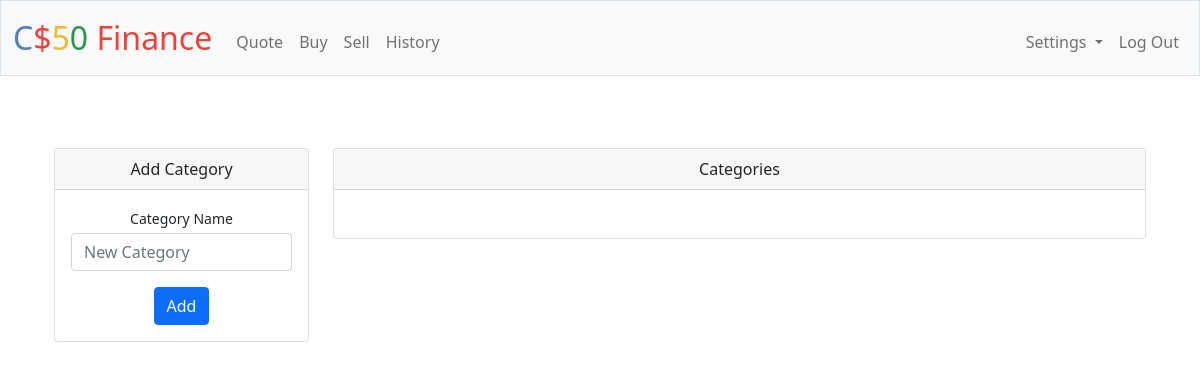
/personal (signed in), run on an earlier commit of the app's database.
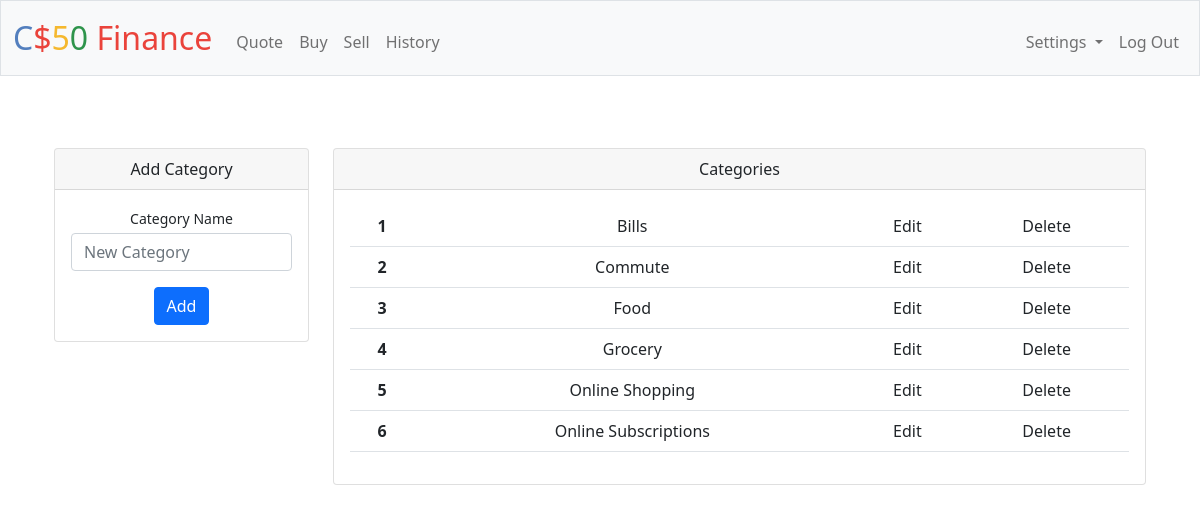
And on a later commit of the database.
### tables this page shows
CREATE TABLE categories (
    id INTEGER PRIMARY KEY AUTOINCREMENT NOT NULL,
    category TEXT NOT NULL,
    user_id INTEGER NOT NULL,
    FOREIGN KEY (user_id) REFERENCES users (id)
);

### app.py (the view)
@app.route("/personal", methods=["GET", "POST"])
@login_required
def personal():
    cat = db.execute("SELECT category FROM categories WHERE user_id=?", session["user_id"])
    categories = []
    for i in range(len(cat)):
        categories.append(cat[i]['category'])
    sorted_cat = sorted(categories)
    if request.method == "POST":
        if not request.form.get("category"):
            return apology("please add a category", 400)
        if request.form.get("category") in categories:
            return apology("category already exists", 400)
        db.execute("INSERT INTO categories (category,user_id) VALUES (?,?)", request.form.get("category"), session["user_id"])
        return redirect("/personal")
    else:
        return render_template("personal.html", sorted_cat=sorted_cat)

### app.py (called while the page is built)
@app.after_request
def after_request(response):
    response.headers["Cache-Control"] = "no-cache, no-store, must-revalidate"
    response.headers["Expires"] = 0
    response.headers["Pragma"] = "no-cache"
    return response

### helpers.py (called while the page is built)
def login_required(f):
    @wraps(f)
    def decorated_function(*args, **kwargs):
        if session.get("user_id") is None:
            return redirect("/login")
        return f(*args, **kwargs)
    return decorated_function

### templates/personal.html (shortened to what this page needs)
{% extends "layout.html" %}
{% block main %}
<div class="container-sm px-4 mt-4">
    <div class="row">
        <div class="col-xl-3">
            <div class="card mb-4">
                <div class="card-header">Add Category</div>
                <div class="card-body">
                    <form action="/personal" method="post">
                        <div class="mb-3">
                            <label class="small mb-1" for="category">Category Name</label>
                            <input class="form-control" id="category" name="category" type="text" placeholder="New Category">
                        </div>
                        <button class="btn btn-primary" type="submit">Add</button>
                    </form>
                </div>
            </div>
        </div>
        <div class="col-xl-9">
            <div class="card mb-3">
                <div class="card-header">Categories</div>
                <div class="card-body">
                    <form action="/personal" method="post">
                        <table class="table">
                            <tbody>
                                {% for line in sorted_cat %}
                                <tr>
                                  <th scope="row">{{loop.index}}</th>
                                  <td>{{line}}</td>
                                  <td>Edit</td>
                                  <td>Delete</td>
                                </tr>
                                {% endfor %}
                            </tbody>
                          </table>
                    </form>
                </div>
            </div>
        </div>
    </div>
</div>
{% endblock %}

### templates/layout.html (shortened to what this page needs)
<!DOCTYPE html>
<html lang="en">
    <head>
        <link href="https://cdn.jsdelivr.net/npm/bootstrap@5.1.3/dist/css/bootstrap.min.css" rel="stylesheet">
        <link href="/static/styles.css" rel="stylesheet">
    </head>
    <body>
        <nav class="bg-light border navbar navbar-expand-md navbar-light">
            <div class="container-fluid">
                <a class="navbar-brand" href="/"><span class="blue">C</span><span class="red">$</span><span class="yellow">5</span><span class="green">0</span> <span class="red">Finance</span></a>
                <div class="collapse navbar-collapse" id="navbar">
                    {% if session["user_id"] %}
                        <ul class="navbar-nav me-auto mt-2">
                            <li class="nav-item"><a class="nav-link" href="/quote">Quote</a></li>
                            <li class="nav-item"><a class="nav-link" href="/buy">Buy</a></li>
                            <li class="nav-item"><a class="nav-link" href="/sell">Sell</a></li>
                            <li class="nav-item"><a class="nav-link" href="/history">History</a></li>
                        </ul>
                        <ul class="navbar-nav ms-auto mt-2">
                            <li class="nav-item dropdown">
                                <a class="nav-link dropdown-toggle" href="#" role="button" data-bs-toggle="dropdown" aria-expanded="false">
                                  Settings
                                </a>
                            </li>
                            <li class="nav-item"><a class="nav-link" href="/logout">Log Out</a></li>
                        </ul>
                    {% else %}
                        <ul class="navbar-nav ms-auto mt-2">
                            <li class="nav-item"><a class="nav-link" href="/register">Register</a></li>
                            <li class="nav-item"><a class="nav-link" href="/login">Log In</a></li>
                        </ul>
                    {% endif %}
                </div>
            </div>
        </nav>
        <main class="container-fluid py-5 text-center">
            {% block main %}{% endblock %}
        </main>
    </body>
</html>

### static/styles.css (style rules this page uses)
nav .navbar-brand { font-size: xx-large; }
nav .navbar-brand .blue { color: #537fbe; }
nav .navbar-brand .red { color: #ea433b; }
nav .navbar-brand .yellow { color: #f5b82e; }
nav .navbar-brand .green { color: #2e944b; }

What changed in the data, as far as the page shows it:
added categories: category "Bills"
added categories: category "Commute"
added categories: category "Food"
added categories: category "Grocery"
added categories: category "Online Shopping"
added categories: category "Online Subscriptions"
